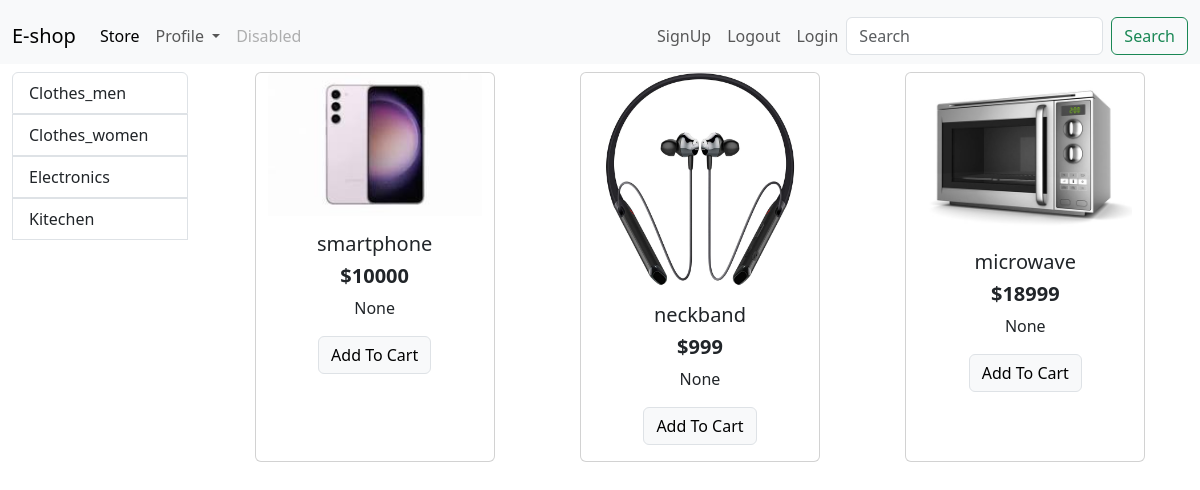
The page /store/category/3 on the database its author committed.
### store/models.py (models this page shows, shortened)
class  Category(models.Model):
    name = models.CharField(max_length=20)
    @staticmethod
    def getall_category():
        return Category.objects.all()

class  Product(models.Model):
    name = models.CharField(max_length=50)
    price = models.IntegerField(default=0)
    category = models.ForeignKey(Category, on_delete=models.CASCADE,default=1)
    description = models.CharField(max_length=200,null=True, blank=True,default = '')
    image = models.ImageField(upload_to= 'product_image/')

### store/views.py (the view, shortened to what this page needs)
# urls.py: path('category/<int:category_id>', CategoryById.as_view(), name='get_product_by_category'),
class CategoryById(APIView):
    permission_classes = (AllowAny,)
    def get(self, request, category_id):
        cat_by_pro = Product.objects.filter(category = category_id)
        Categorys = Category.getall_category()
        data = {}
        data['products'] = cat_by_pro
        data['Categorys'] = Categorys
        return render(request, 'index.html', data)

### store/templates/index.html (shortened to what this page needs)
{% extends 'header.html' %}
{% block content %}
<div class="contaniner-fluid mt-2">
    <div class="row mx-auto">
        <div class="col-lg-2 ">
            <div class="list-group">
                {% for category in Categorys %}
                <a href="{% url 'get_product_by_category' category.id %}" class="list-group-item list-group-item-action">{{category.name}}</a>
                {% endfor %}
            </div>
        </div>
        <div id="product" class = "col-lg-10">
            <div class="row mx-auto">
                {% for product in products %}
                <div class="card mx-auto mb-4 text-center" style="width: 15rem;">
                    <img src="{{product.image.url}}" class="card-img-top " alt="...">
                    <div class="card-body ">
                        <h5 class="card-title">{{product.name}}</h5>
                        <h5 class="card-title"><b>${{product.price}}</b></h5>
                        <p class="card-text">{{product.description}}</p>
                        <a href="#" class="btn btn-light border btn-sn">Add To Cart</a>
                    </div>
                </div>
                {% endfor %}
            </div>
        </div>
    </div>
</div>
{% endblock %}

### rows shown on the page
Category: name "Clothes_men"
Category: name "Clothes_women"
Category: name "Electronics"
Category: name "Kitechen"
Product: image (picture), name "smartphone", price "10000", description "None"
Product: image (picture), name "neckband", price "999", description "None"
Product: image (picture), name "microwave", price "18999", description "None"
